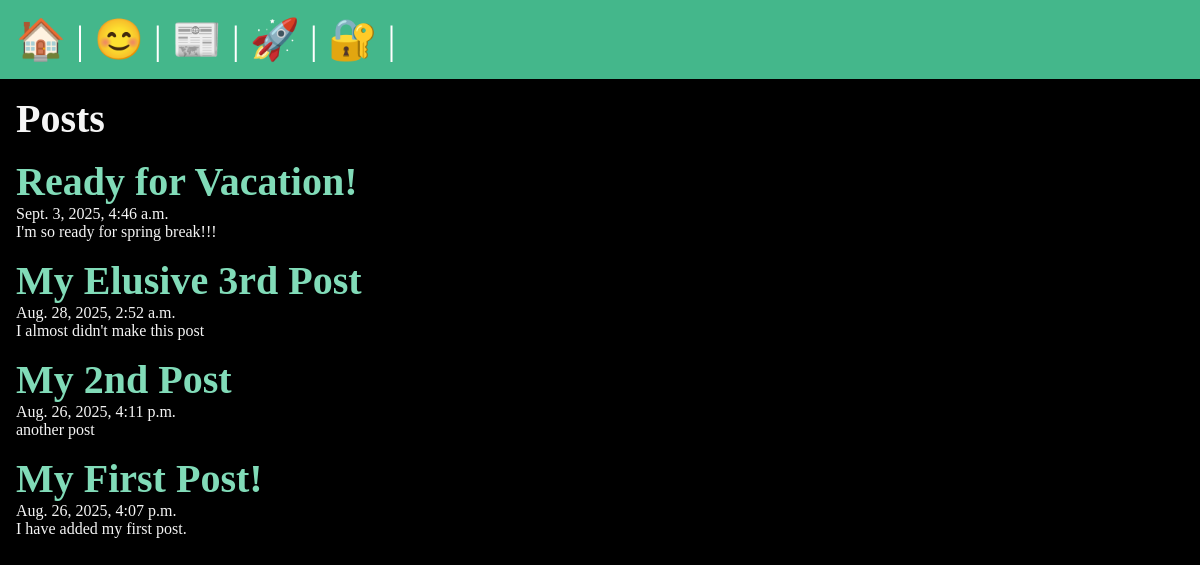
/posts/, run on the app's committed database.
### posts/models.py (models this page shows, shortened)
class Post(models.Model):
    title=models.CharField(max_length=200)
    body= models.TextField()
    slug= models.SlugField()
    date=models.DateTimeField(auto_now_add=True)
    banner=models.ImageField(default='fallback.png',blank=True)#added blank=True

### posts/views.py (the view)
# urls.py: path('',views.posts_list,name="list"), # We are already in posts path so we are writing '' instead of '/posts'
def posts_list(request):
    posts=Post.objects.all().order_by('-date') #referred from the previous ORM lecture and added the order_by constraint date
    return render(request,'posts/posts_list.html',{'posts':posts})# we added the extra parameter of dictionary here

### posts/templates/posts/posts_list.html (shortened to what this page needs)
{% extends 'layout.html' %}
{% block content %}
    <section>
        <h1>Posts</h1>
        {% for post in posts %}
            <article class="post">
                <h2>
                     <a href="{% url 'posts:page' slug=post.slug %}"> {% comment %} we have added the 'posts:' to emphasize that the pages is from posts app only, this would become helpful when we are making large project{% endcomment %}
                        {{ post.title }}
                    </a>
                </h2>
                <p>{{ post.date }}</p>
                <p>{{ post.body }}</p>
            </article>
        {% endfor %}
    </section>
{% endblock %}

### templates/layout.html (shortened to what this page needs)
<!DOCTYPE html>
{% load static %}
<html lang="en">
<head>
    <link rel="stylesheet" href="{% static 'css/style.css' %}">
</head>
<body>
    <nav>
        <a href="/">
             <span rol="img" aria-label="Home" title="Home">🏠</span> {% comment %} Made the home emoji assigned a role as image  {% endcomment %}
        </a> |
        <a href="/about">
            <span rol="img" aria-label="About" title="About">😊</span>
        </a> |
        <a href="{% url 'posts:list' %}">
            <span rol="img" aria-label="Posts" title="Posts">📰</span>
        </a> |
        {% if user.is_authenticated %}
            <a href="{% url 'posts:new_post' %}">
                <span rol="img" aria-label="New Post" title="New Post">🆕</span>
            </a> |
            <form class="logout" action="{% url 'users:logout' %}" method="post">
                {% csrf_token %}
                <button class="logout-button" aria-label="User Logout" title="User Logout">👋</button>
            </form>
        {% else %}
            <a href="{% url 'users:register' %}">
                <span rol="img" aria-label="User Registration" title="User Registration">🚀</span>
            </a> |
            <a href="{% url 'users:login' %}">
                <span rol="img" aria-label="User Login" title="User Login">🔐</span>
            </a> |
        {% endif %}
    </nav>
    <main>
        {% block content %}
        {% endblock %}
</body>
</html>

### data on the page
Post: title "Ready for Vacation!", date "Sept. 3, 2025, 4:46 a.m.", body "I'm so ready for spring break!!!"
Post: title "My Elusive 3rd Post", date "Aug. 28, 2025, 2:52 a.m.", body "I almost didn't make this post"
Post: title "My 2nd Post", date "Aug. 26, 2025, 4:11 p.m.", body "another post"
Post: title "My First Post!", date "Aug. 26, 2025, 4:07 p.m.", body "I have added my first post."
